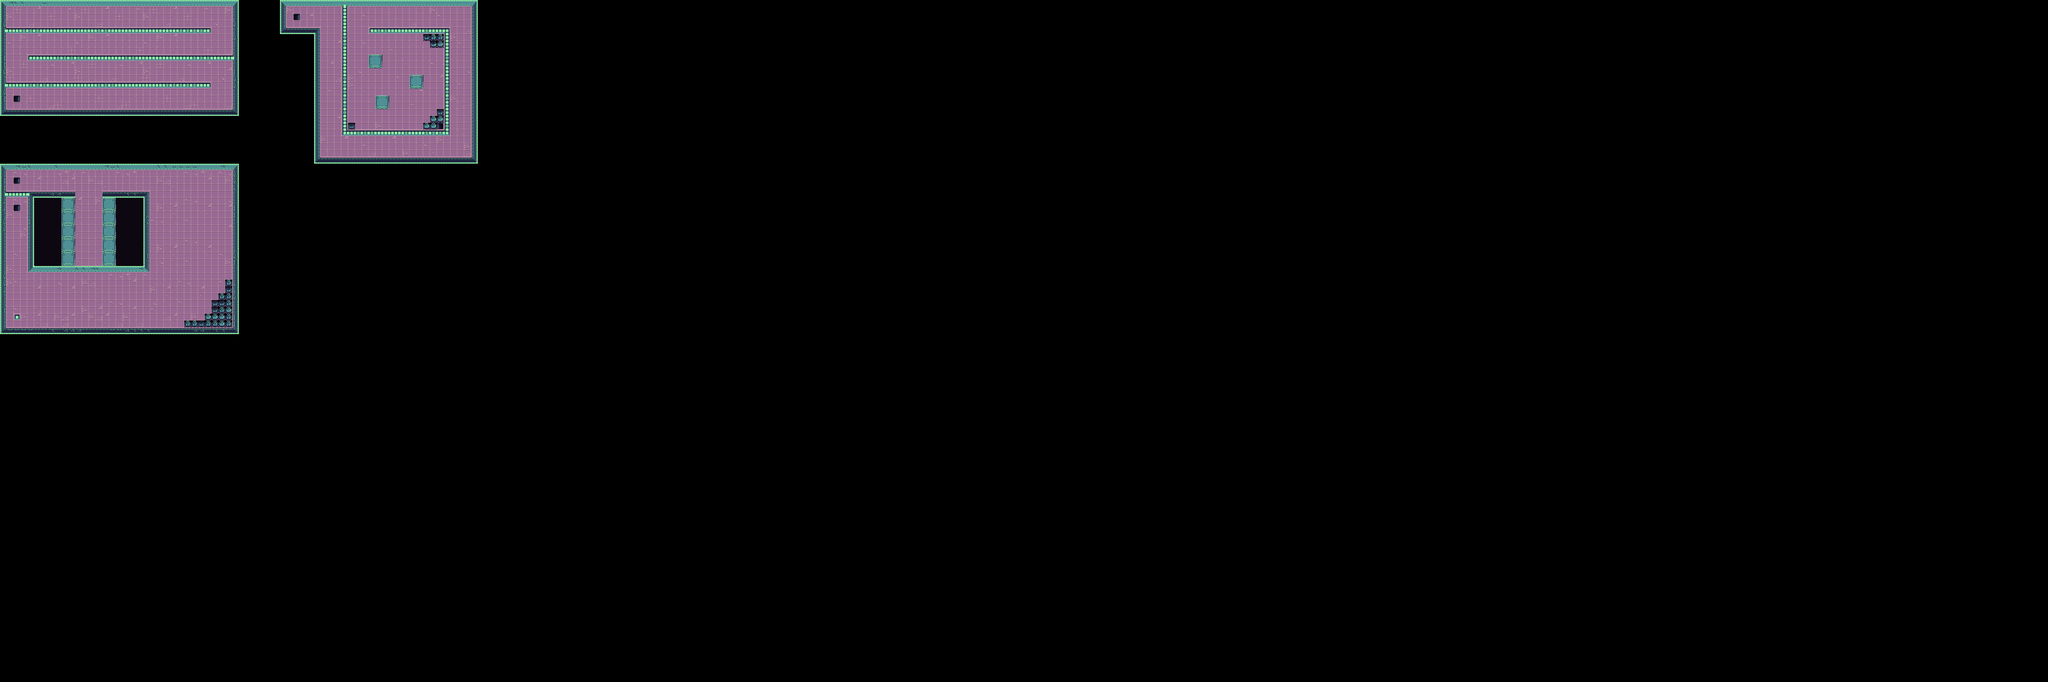

Rendered tile map (Tiled .tmx) drawn with the repository's tilesets; below, a short description and the map source with its tile grids summarised:
An orthogonal 300x100 tile map with 32x32 px tiles, 1 tile layer (Tile Layer 1), 2 tilesets and 73 objects (32x Destr_Obj, 18x Spawn, 5x Sensor, 4x UsePortal, 4x TriggerSpawn, ...).

<map version="1.0" tiledversion="1.0.3" orientation="orthogonal" renderorder="right-down" width="300" height="100" tilewidth="32" tileheight="32" nextobjectid="87">
 <tileset firstgid="1" source="460.tsx" />
 <tileset firstgid="25" name="dungeonBIG" tilewidth="32" tileheight="32" tilecount="247" columns="19">
  <image source="../Images/dungeonBIG.png" width="608" height="416" />
 </tileset>
 <layer name="Tile Layer 1" width="300" height="100">
  <data>[30000 cells, 2086 non-empty, 68 distinct tile ids]</data>
 </layer>
 <objectgroup name="collision-layer">
  <object id="1" x="32" y="32">
   <polyline points="0,0 0,96 960,96 960,128 0,128 0,352 960,352 960,384 0,384 0,480 1056,480 1056,256 96,256 96,224 1056,224 1056,0 0,0" />
  </object>
  <object id="3" x="1728" y="256">
   <polyline points="0,0 0,64 64,64 64,0 0,0" />
  </object>
  <object id="4" x="1920" y="352">
   <polyline points="0,0 0,64 64,64 64,0 0,0" />
  </object>
  <object id="5" x="1760" y="448">
   <polyline points="0,0 0,64 64,64 64,0 0,0" />
  </object>
  <object id="39" x="1344" y="32">
   <polyline points="0,0 0,96 160,96 160,704 864,704 864,0 288,0 288,576 736,576 736,128 384,128 384,96 768,96 768,608 256,608 256,0 0,0" />
  </object>
  <object id="72" x="32" y="800">
   <polyline points="0,0 0,96 320,96 320,448 448,448 448,96 672,96 672,480 96,480 96,128 0,128 0,736 1056,736 1056,0 0,0" />
  </object>
 </objectgroup>
 <objectgroup name="event-layer">
  <object id="6" name="UsePortal" type="UsePortal" x="1376" y="64" width="32" height="32">
   <properties>
    <property name="oneTime" type="bool" value="false" />
    <property name="triggeredId" value="2" />
    <property name="triggeringId" value="1" />
   </properties>
  </object>
  <object id="9" name="UsePortal" type="UsePortal" x="64" y="448" width="32" height="32">
   <properties>
    <property name="oneTime" type="bool" value="false" />
    <property name="triggeredId" value="1" />
    <property name="triggeringId" value="2" />
   </properties>
  </object>
  <object id="10" name="Spawn" type="Spawn" x="64" y="64" width="32" height="32">
   <properties>
    <property name="id" type="int" value="0" />
    <property name="interval" type="float" value="0" />
    <property name="limit" type="int" value="1" />
   </properties>
  </object>
  <object id="12" name="Spawn" type="Spawn" x="64" y="192" width="32" height="32">
   <properties>
    <property name="id" type="int" value="2" />
    <property name="interval" type="float" value="0.1" />
    <property name="limit" type="int" value="1" />
   </properties>
  </object>
  <object id="13" name="Spawn" type="Spawn" x="1024" y="320" width="32" height="32">
   <properties>
    <property name="id" type="int" value="2" />
    <property name="interval" type="float" value="0.1" />
    <property name="limit" type="int" value="1" />
   </properties>
  </object>
  <object id="14" name="Spawn" type="Spawn" x="1024" y="64" width="32" height="32">
   <properties>
    <property name="id" type="int" value="2" />
    <property name="interval" type="float" value="0.1" />
    <property name="limit" type="int" value="1" />
   </properties>
  </object>
  <object id="15" name="Spawn" type="Spawn" x="160" y="448" width="32" height="32">
   <properties>
    <property name="id" type="int" value="2" />
    <property name="interval" type="float" value="0.1" />
    <property name="limit" type="int" value="1" />
   </properties>
  </object>
  <object id="16" name="Spawn" type="Spawn" x="1536" y="672" width="32" height="32">
   <properties>
    <property name="id" type="int" value="2" />
    <property name="interval" type="float" value="0.1" />
    <property name="limit" type="int" value="1" />
   </properties>
  </object>
  <object id="17" name="Spawn" type="Spawn" x="2144" y="672" width="32" height="32">
   <properties>
    <property name="id" type="int" value="2" />
    <property name="interval" type="float" value="0.1" />
    <property name="limit" type="int" value="1" />
   </properties>
  </object>
  <object id="18" name="Spawn" type="Spawn" x="2144" y="64" width="32" height="32">
   <properties>
    <property name="id" type="int" value="2" />
    <property name="interval" type="float" value="0.1" />
    <property name="limit" type="int" value="1" />
   </properties>
  </object>
  <object id="19" name="Spawn" type="Spawn" x="1664" y="64" width="32" height="32">
   <properties>
    <property name="id" type="int" value="2" />
    <property name="interval" type="float" value="0.1" />
    <property name="limit" type="int" value="1" />
   </properties>
  </object>
  <object id="20" name="Spawn" type="Spawn" x="1824" y="352" width="32" height="32">
   <properties>
    <property name="id" type="int" value="2" />
    <property name="interval" type="float" value="0.1" />
    <property name="limit" type="int" value="1" />
   </properties>
  </object>
  <object id="21" name="Spawn" type="Spawn" x="1920" y="480" width="32" height="32">
   <properties>
    <property name="id" type="int" value="2" />
    <property name="interval" type="float" value="0.1" />
    <property name="limit" type="int" value="1" />
   </properties>
  </object>
  <object id="22" name="Sensor" type="Sensor" x="831.335" y="285.449" width="32" height="100.168">
   <properties>
    <property name="oneTime" type="bool" value="true" />
    <property name="triggeringId" value="8" />
   </properties>
  </object>
  <object id="23" name="TriggerSpawn" x="512" y="320" width="32" height="32">
   <properties>
    <property name="id" type="int" value="2" />
    <property name="limit" type="int" value="1" />
    <property name="triggeredId" value="8" />
    <property name="triggeringId" value="9999" />
   </properties>
  </object>
  <object id="24" name="Sensor" type="Sensor" x="352" y="415.249" width="32" height="100.168">
   <properties>
    <property name="oneTime" type="bool" value="true" />
    <property name="triggeringId" value="6" />
   </properties>
  </object>
  <object id="25" name="TriggerSpawn" x="672" y="448" width="32" height="32">
   <properties>
    <property name="id" type="int" value="2" />
    <property name="limit" type="int" value="1" />
    <property name="triggeredId" value="6" />
    <property name="triggeringId" value="9999" />
   </properties>
  </object>
  <object id="26" name="Sensor" type="Sensor" x="2112" y="256" width="98" height="31.168">
   <properties>
    <property name="oneTime" type="bool" value="true" />
    <property name="triggeringId" value="10" />
   </properties>
  </object>
  <object id="27" name="TriggerSpawn" x="2144" y="544" width="32" height="32">
   <properties>
    <property name="id" type="int" value="2" />
    <property name="limit" type="int" value="1" />
    <property name="triggeredId" value="10" />
    <property name="triggeringId" value="9999" />
   </properties>
  </object>
  <object id="28" name="Destr_Obj" x="1983.5" y="160.708" width="32" height="32">
   <properties>
    <property name="Hp" type="int" value="4" />
   </properties>
  </object>
  <object id="29" name="Destr_Obj" x="2016" y="160" width="32" height="32">
   <properties>
    <property name="Hp" type="int" value="4" />
   </properties>
  </object>
  <object id="30" name="Destr_Obj" x="2048" y="160" width="32" height="32">
   <properties>
    <property name="Hp" type="int" value="4" />
   </properties>
  </object>
  <object id="31" name="Destr_Obj" x="2016" y="192" width="32" height="32">
   <properties>
    <property name="Hp" type="int" value="4" />
   </properties>
  </object>
  </objectgroup>
</map>
<!-- 44 of 73 objects omitted -->
